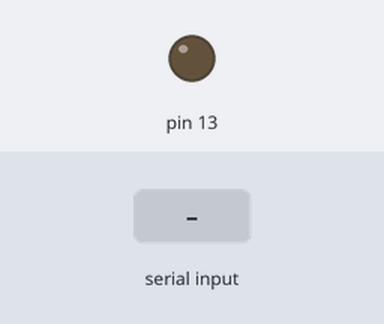
Bench run of a sketch on a simulated Arduino Uno, built with avr-gcc and run on an emulated ATmega328P. Shown: output pins drawn as LEDs (lit = HIGH). The test bench sets the inputs (shaded band).

Above: at 1.2 s.
1.3 s: "ON\n" received over Serial
At 2.3 s:
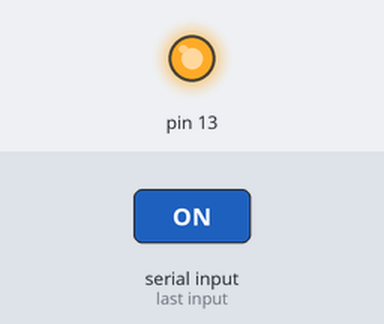
2.8 s: "OFF\n" received over Serial
At 3.5 s:
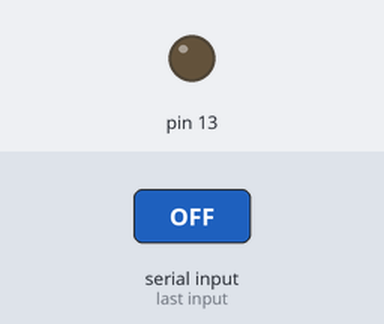
Timing chart, 0 to 5.8 s (numbered marks = the images above; inputs shaded):
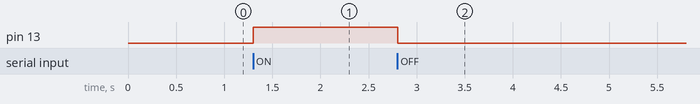

The sketch:

led_control.ino
```cpp
String command = "OFF";

void setup() {
  Serial.begin(9600);
  pinMode(13, OUTPUT);
}

void loop() {
  if (Serial.available() > 0) {
    command = Serial.readStringUntil('\n');

    if (command == "ON") {
      digitalWrite(13, HIGH);
    }
    else if (command == "OFF") {
      digitalWrite(13, LOW);
    }
  }
}
```

Measured:
- after the input at 1.3 s, pin 13: LOW → HIGH at once
- after the input at 2.8 s, pin 13: HIGH → LOW at once
